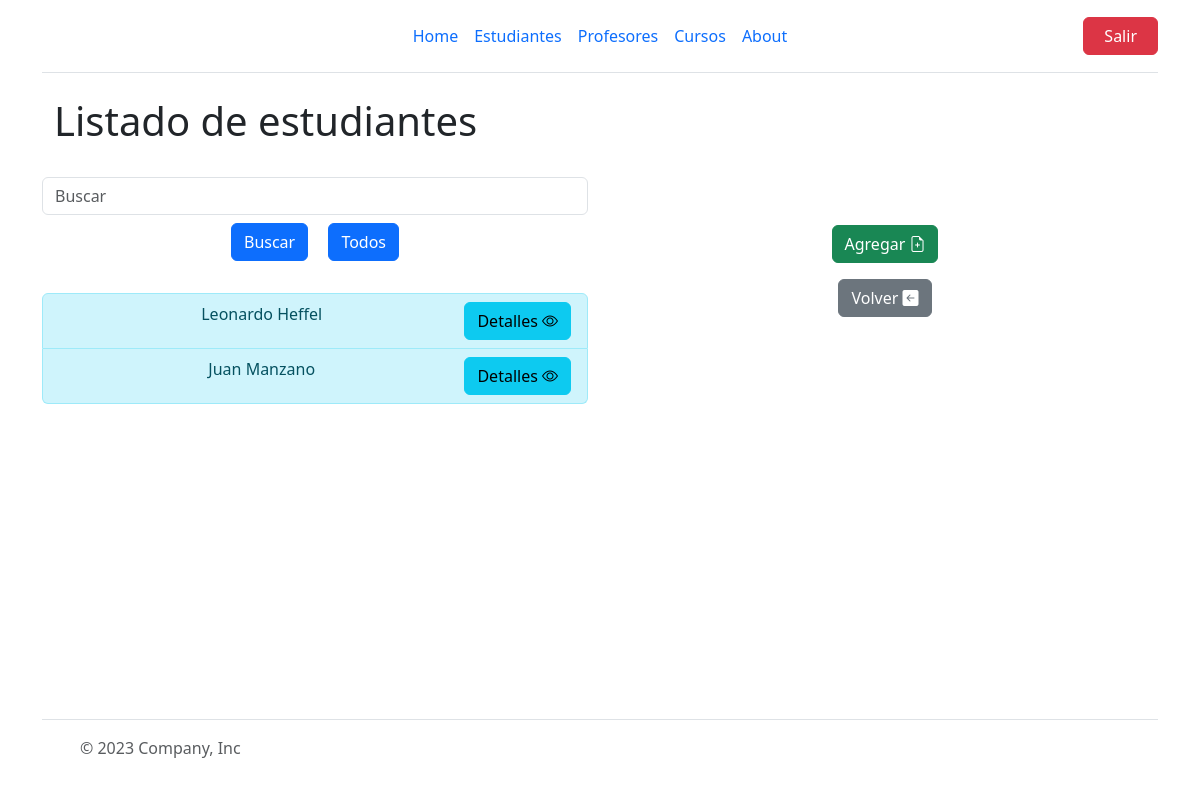
The app's page /estudiantes/ (signed in) with its own data.
### estudiantes/models.py (models this page shows, shortened)
class Estudiante(models.Model):
    nombre=models.CharField(max_length=100)
    apellido=models.CharField(max_length=100)
    nacimiento=models.DateField(null=True, blank=True)

### estudiantes/views.py (the view)
# urls.py: path("",views.EstudiantesList.as_view(),name="estudiantes_list"),
class EstudiantesList(ListView):
    model = models.Estudiante
    def get_queryset(self):
        object_list = models.Estudiante.objects.all()
        if self.request.GET.get("buscar"):
            consulta = self.request.GET.get("buscar")
            object_list = models.Estudiante.objects.filter(
                nombre__icontains=consulta
            )
        return object_list

### estudiantes/templates/estudiantes/estudiante_list.html (shortened to what this page needs)
{% extends 'home/index.html' %}
{% block tittle %}
<div class="container">
    <h1>Listado de estudiantes </h1>
</div>
{% endblock tittle %}
{% block content-left %}
    <div class="py-4 text-center">
        <form action="" method="GET">
            <input type="text" name="buscar" placeholder="Buscar" class="form-control">
            <button class="btn btn-primary m-2" type="submit">Buscar</button>
            <button class="btn btn-primary m-2" >Todos</button>
        </form>
    </div>
    <ul class="list-group">
        {% for estudiante in object_list %}
        <li class="list-group-item list-group-item-info"> {{estudiante.nombre}}  {{estudiante.apellido}}
            <a class="float-end" href="{% url 'estudiantes:estudiantes_detail' estudiante.id %}"><button class="btn btn-info">Detalles <i class="bi bi-eye"></i></button></a>
        </li>
    {% endfor %}
    </ul>
{% endblock content-left %}
{% block content-right %}
    <a href="{% url 'estudiantes:estudiantes_create' %}"><button class="btn btn-success">Agregar <i class="bi bi-file-earmark-plus"></i></button></a>
    <div class="p-3" > <a href="{% url 'home:index' %}"><button class="btn btn-secondary">Volver <i class="bi bi-arrow-left-square-fill"></i></button></a></div>
{% endblock content-right %}

### records on screen
Estudiante: nombre "Leonardo", apellido "Heffel"
Estudiante: nombre "Juan", apellido "Manzano"
